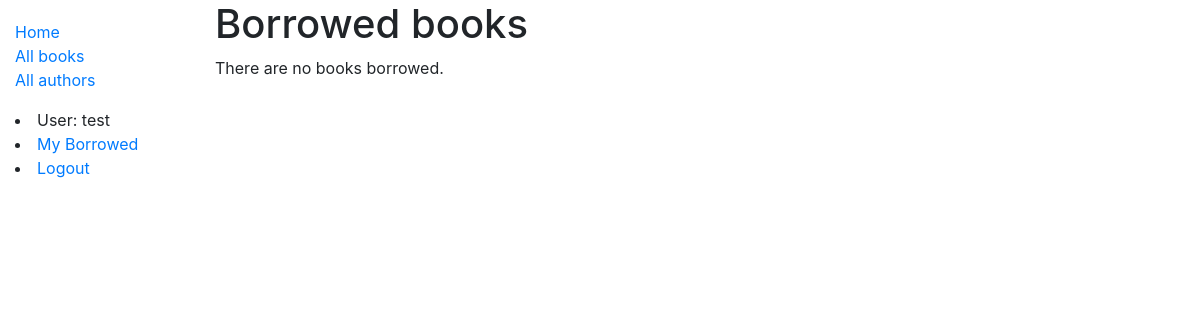
The page /catalog/mybooks/ (signed in) on the database as committed earlier.
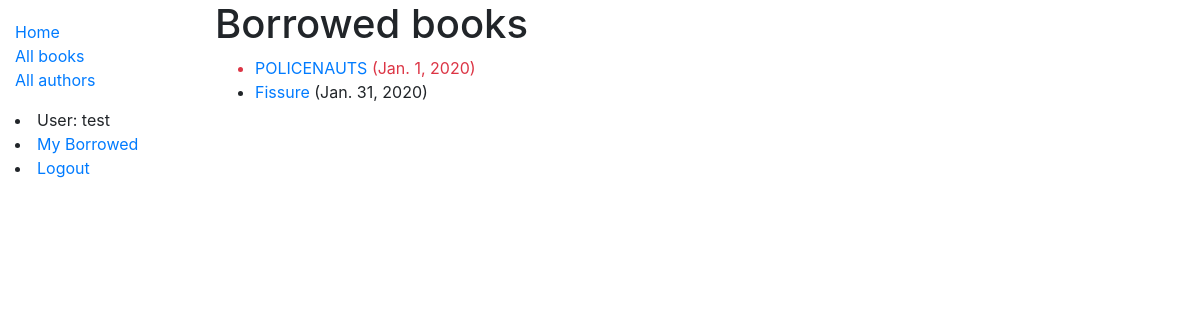
The same page on the database as committed later.
### catalog/models.py (models this page shows, shortened)
class BookInstance(models.Model):
    id = models.UUIDField(primary_key=True, default=uuid.uuid4, help_text='Unique ID from this particular book instance')
    book = models.ForeignKey(Book, on_delete=models.SET_NULL, null=True)
    imprint = models.CharField(max_length=200)
    due_back = models.DateField(null=True, blank=True)
    borrower = models.ForeignKey(User, on_delete=models.SET_NULL, null=True, blank=True)
    LOAN_STATUS = (
        ('m', 'Maintenance'),
        ('o', 'On loan'),
        ('a', 'Available'),
        ('r', 'Reserved')
    )
    status = models.CharField(
        max_length=1,
        choices=LOAN_STATUS,
        blank=True,
        default='m',
        help_text='Book availability',
    )
    class Meta:
        ordering = [ 'due_back' ]
        permissions = (("can_mark_returned", "Set book as returned"),)
    @property
    def is_overdue(self):
        if self.due_back and date.today() > self.due_back:
            return True
        return False

class Book(models.Model):
    title = models.CharField(max_length=200)
    author = models.ForeignKey(Author, on_delete=models.SET_NULL, null=True)
    summary = models.TextField(max_length=1000, help_text='Enter a brief description of the book')
    isbn = models.CharField('ISBN', max_length=13, help_text='13 Character <a href="https://www.isbn-international.org/content/what-isbn">ISBN number</a>')
    genre = models.ManyToManyField(Genre, help_text='Select a genre for this book')
    language = models.ForeignKey(Language, on_delete=models.SET_NULL, null=True)
    class Meta:
        ordering = [ 'title' ]

### catalog/views.py (the view)
# urls.py: path('mybooks/', views.LoanedBookByUserListView.as_view(), name='my-borrowed'),
class LoanedBookByUserListView(LoginRequiredMixin, generic.ListView):
    model = BookInstance
    template_name = 'catalog/bookinstance_list_borrowed_user.html'
    paginate_by = 10
    def get_queryset(self):
        return BookInstance.objects.filter(borrower=self.request.user) \
            .filter(status__exact='o') \
            .order_by('due_back')

### catalog/templates/catalog/bookinstance_list_borrowed_user.html
{% extends "base_generic.html" %}
{% block content %}
    <h1>Borrowed books</h1>
    {% if bookinstance_list %}
    <ul>
      {% for bookinst in bookinstance_list %}
      <li class="{% if bookinst.is_overdue %}text-danger{% endif %}">
        <a href="{% url 'book-detail' bookinst.book.pk %}">{{bookinst.book.title}}</a> ({{ bookinst.due_back }})
      </li>
      {% endfor %}
    </ul>
    {% else %}
      <p>There are no books borrowed.</p>
    {% endif %}
{% endblock %}

Rows that differ between the two databases and show on the page:
now on this page (row edited): BookInstance: book "POLICENAUTS", due_back "Jan. 1, 2020"
now on this page (row edited): BookInstance: book "Fissure", due_back "Jan. 31, 2020"
Other text that changed with them:
text no longer shown: "There are no books borrowed."
